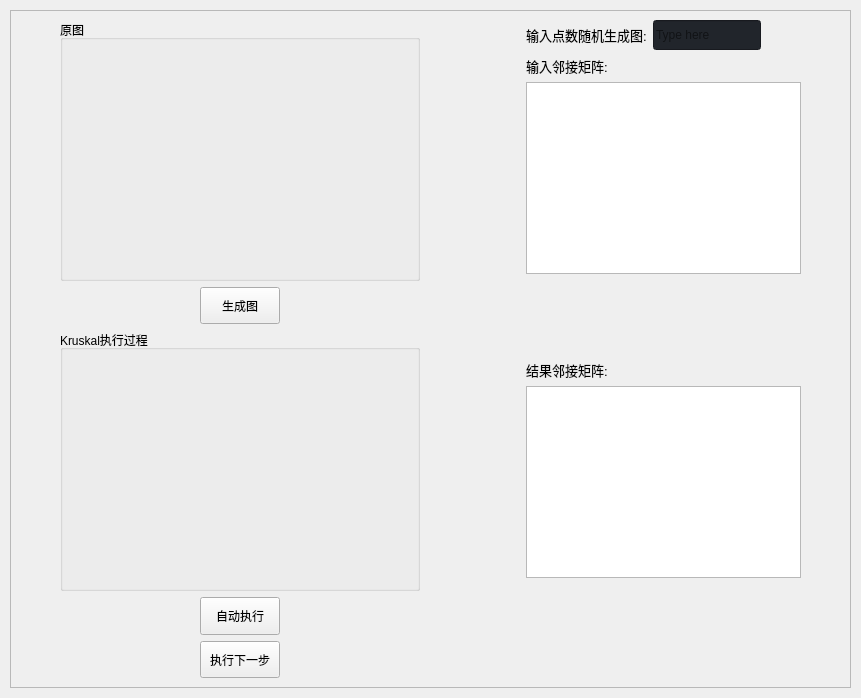
                     <widget class="QWidget" name="k_page">
                      <property name="styleSheet">
                       <string notr="true">b</string>
                      </property>
                      <layout class="QHBoxLayout" name="horizontalLayout_11" stretch="0">
                       <property name="spacing">
                        <number>10</number>
                       </property>
                       <property name="leftMargin">
                        <number>10</number>
                       </property>
                       <property name="topMargin">
                        <number>10</number>
                       </property>
                       <property name="rightMargin">
                        <number>10</number>
                       </property>
                       <property name="bottomMargin">
                        <number>10</number>
                       </property>
                       <item>
                        <widget class="QFrame" name="row_1">
                         <property name="frameShape">
                          <enum>QFrame::StyledPanel</enum>
                         </property>
                         <property name="frameShadow">
                          <enum>QFrame::Raised</enum>
                         </property>
                         <layout class="QHBoxLayout" name="horizontalLayout_9" stretch="0,1,0,1,0">
                          <item>
                           <spacer name="horizontalSpacer_111">
                            <property name="orientation">
                             <enum>Qt::Horizontal</enum>
                            </property>
                            <property name="sizeType">
                             <enum>QSizePolicy::Fixed</enum>
                            </property>
                            <property name="sizeHint" stdset="0">
                             <size>
                              <width>40</width>
                              <height>20</height>
                             </size>
                            </property>
                           </spacer>
                          </item>
                          <item>
                           <layout class="QVBoxLayout" name="verticalLayout_48" stretch="7,1,7,1,1">
                            <item>
                             <widget class="QGroupBox" name="groupBox_k">
                              <property name="title">
                               <string>原图</string>
                              </property>
                             </widget>
                            </item>
                            <item>
                             <layout class="QHBoxLayout" name="horizontalLayout_69">
                              <item>
                               <spacer name="horizontalSpacer_104">
                                <property name="orientation">
                                 <enum>Qt::Horizontal</enum>
                                </property>
                                <property name="sizeType">
                                 <enum>QSizePolicy::Fixed</enum>
                                </property>
                                <property name="sizeHint" stdset="0">
                                 <size>
                                  <width>140</width>
                                  <height>20</height>
                                 </size>
                                </property>
                               </spacer>
                              </item>
                              <item>
                               <widget class="QPushButton" name="btn_gk">
                                <property name="sizePolicy">
                                 <sizepolicy hsizetype="Minimum" vsizetype="Preferred">
                                  <horstretch>0</horstretch>
                                  <verstretch>0</verstretch>
                                 </sizepolicy>
                                </property>
                                <property name="text">
                                 <string>生成图</string>
                                </property>
                               </widget>
                              </item>
                              <item>
                               <spacer name="horizontalSpacer_105">
                                <property name="orientation">
                                 <enum>Qt::Horizontal</enum>
                                </property>
                                <property name="sizeType">
                                 <enum>QSizePolicy::Fixed</enum>
                                </property>
                                <property name="sizeHint" stdset="0">
                                 <size>
                                  <width>140</width>
                                  <height>20</height>
                                 </size>
                                </property>
                               </spacer>
                              </item>
                             </layout>
                            </item>
                            <item>
                             <widget class="QGroupBox" name="groupBox_k2">
                              <property name="title">
                               <string>Kruskal执行过程</string>
                              </property>
                             </widget>
                            </item>
                            <item>
                             <layout class="QHBoxLayout" name="horizontalLayout_70">
                              <item>
                               <spacer name="horizontalSpacer_106">
                                <property name="orientation">
                                 <enum>Qt::Horizontal</enum>
                                </property>
                                <property name="sizeType">
                                 <enum>QSizePolicy::Fixed</enum>
                                </property>
                                <property name="sizeHint" stdset="0">
                                 <size>
                                  <width>140</width>
                                  <height>20</height>
                                 </size>
                                </property>
                               </spacer>
                              </item>
                              <item>
                               <widget class="QPushButton" name="btn_ek">
                                <property name="sizePolicy">
                                 <sizepolicy hsizetype="Minimum" vsizetype="Preferred">
                                  <horstretch>0</horstretch>
                                  <verstretch>0</verstretch>
                                 </sizepolicy>
                                </property>
                                <property name="text">
                                 <string>自动执行</string>
                                </property>
                               </widget>
                              </item>
                              <item>
                               <spacer name="horizontalSpacer_107">
                                <property name="orientation">
                                 <enum>Qt::Horizontal</enum>
                                </property>
                                <property name="sizeType">
                                 <enum>QSizePolicy::Fixed</enum>
                                </property>
                                <property name="sizeHint" stdset="0">
                                 <size>
                                  <width>140</width>
                                  <height>20</height>
                                 </size>
                                </property>
                               </spacer>
                              </item>
                             </layout>
                            </item>
                            <item>
                             <layout class="QHBoxLayout" name="horizontalLayout_71">
                              <item>
                               <spacer name="horizontalSpacer_108">
                                <property name="orientation">
                                 <enum>Qt::Horizontal</enum>
                                </property>
                                <property name="sizeType">
                                 <enum>QSizePolicy::Fixed</enum>
                                </property>
                                <property name="sizeHint" stdset="0">
                                 <size>
                                  <width>140</width>
                                  <height>20</height>
                                 </size>
                                </property>
                               </spacer>
                              </item>
                              <item>
                               <widget class="QPushButton" name="btn_nk">
                                <property name="sizePolicy">
                                 <sizepolicy hsizetype="Minimum" vsizetype="Preferred">
                                  <horstretch>0</horstretch>
                                  <verstretch>0</verstretch>
                                 </sizepolicy>
                                </property>
                                <property name="text">
                                 <string>执行下一步</string>
                                </property>
                               </widget>
                              </item>
                              <item>
                               <spacer name="horizontalSpacer_109">
                                <property name="orientation">
                                 <enum>Qt::Horizontal</enum>
                                </property>
                                <property name="sizeType">
                                 <enum>QSizePolicy::Fixed</enum>
                                </property>
                                <property name="sizeHint" stdset="0">
                                 <size>
                                  <width>140</width>
                                  <height>20</height>
                                 </size>
                                </property>
                               </spacer>
                              </item>
                             </layout>
                            </item>
                           </layout>
                          </item>
                          <item>
                           <spacer name="horizontalSpacer_112">
                            <property name="orientation">
                             <enum>Qt::Horizontal</enum>
                            </property>
                            <property name="sizeType">
                             <enum>QSizePolicy::Fixed</enum>
                            </property>
                            <property name="sizeHint" stdset="0">
                             <size>
                              <width>100</width>
                              <height>20</height>
                             </size>
                            </property>
                           </spacer>
                          </item>
                          <item>
                           <layout class="QVBoxLayout" name="verticalLayout_49">
                            <item>
                             <layout class="QHBoxLayout" name="horizontalLayout_72">
                              <item>
                               <widget class="QLabel" name="labelBoxBlenderInstalation_48">
                                <property name="font">
                                 <font>
                                  <family>Segoe UI</family>
                                  <pointsize>10</pointsize>
                                  <italic>false</italic>
                                  <bold>false</bold>
                                 </font>
                                </property>
                                <property name="styleSheet">
                                 <string notr="true"/>
                                </property>
                                <property name="text">
                                 <string>输入点数随机生成图:</string>
                                </property>
                               </widget>
                              </item>
                              <item>
                               <widget class="QLineEdit" name="lineEdit_k">
                                <property name="minimumSize">
                                 <size>
                                  <width>0</width>
                                  <height>30</height>
                                 </size>
                                </property>
                                <property name="styleSheet">
                                 <string notr="true">background-color: rgb(33, 37, 43);</string>
                                </property>
                                <property name="text">
                                 <string/>
                                </property>
                                <property name="placeholderText">
                                 <string>Type here</string>
                                </property>
                               </widget>
                              </item>
                              <item>
                               <spacer name="horizontalSpacer_110">
                                <property name="orientation">
                                 <enum>Qt::Horizontal</enum>
                                </property>
                                <property name="sizeHint" stdset="0">
                                 <size>
                                  <width>40</width>
                                  <height>20</height>
                                 </size>
                                </property>
                               </spacer>
                              </item>
                             </layout>
                            </item>
                            <item>
                             <widget class="QLabel" name="labelBoxBlenderInstalation_49">
                              <property name="font">
                               <font>
                                <family>Segoe UI</family>
                                <pointsize>10</pointsize>
                                <italic>false</italic>
                                <bold>false</bold>
                               </font>
                              </property>
                              <property name="styleSheet">
                               <string notr="true"/>
                              </property>
                              <property name="text">
                               <string>输入邻接矩阵:</string>
                              </property>
                             </widget>
                            </item>
                            <item>
                             <widget class="QPlainTextEdit" name="plainTextEdit_k"/>
                            </item>
                            <item>
                             <spacer name="verticalSpacer_21">
                              <property name="orientation">
                               <enum>Qt::Vertical</enum>
                              </property>
                              <property name="sizeType">
                               <enum>QSizePolicy::Fixed</enum>
                              </property>
                              <property name="sizeHint" stdset="0">
                               <size>
                                <width>20</width>
                                <height>80</height>
                               </size>
                              </property>
                             </spacer>
                            </item>
                            <item>
                             <widget class="QLabel" name="labelBoxBlenderInstalation_50">
                              <property name="font">
                               <font>
                                <family>Segoe UI</family>
                                <pointsize>10</pointsize>
                                <italic>false</italic>
                                <bold>false</bold>
                               </font>
                              </property>
                              <property name="styleSheet">
                               <string notr="true"/>
                              </property>
                              <property name="text">
                               <string>结果邻接矩阵:</string>
                              </property>
                             </widget>
                            </item>
                            <item>
                             <widget class="QPlainTextEdit" name="plainTextEdit_k2"/>
                            </item>
                            <item>
                             <spacer name="verticalSpacer_22">
                              <property name="orientation">
                               <enum>Qt::Vertical</enum>
                              </property>
                              <property name="sizeType">
                               <enum>QSizePolicy::Fixed</enum>
                              </property>
                              <property name="sizeHint" stdset="0">
                               <size>
                                <width>20</width>
                                <height>100</height>
                               </size>
                              </property>
                             </spacer>
                            </item>
                           </layout>
                          </item>
                          <item>
                           <spacer name="horizontalSpacer_113">
                            <property name="orientation">
                             <enum>Qt::Horizontal</enum>
                            </property>
                            <property name="sizeType">
                             <enum>QSizePolicy::Fixed</enum>
                            </property>
                            <property name="sizeHint" stdset="0">
                             <size>
                              <width>40</width>
                              <height>20</height>
                             </size>
                            </property>
                           </spacer>
                          </item>
                         </layout>
                        </widget>
                       </item>
                      </layout>
                     </widget>
